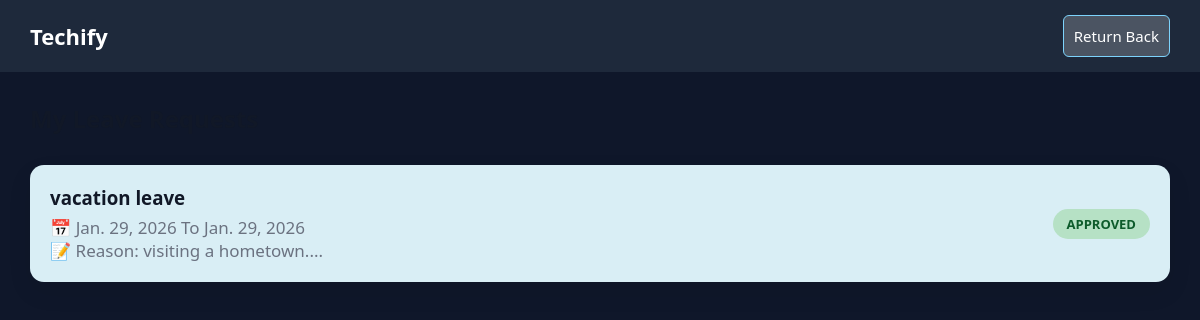
The app's page /leave/my-leaves (signed in) with its own data.
### leave/models.py (models this page shows, shortened)
class Leave(models.Model):
    user=models.ForeignKey(User,on_delete=models.CASCADE , related_name='leave')
    leave_type=models.CharField(max_length=70)
    start_date=models.DateField()
    end_date=models.DateField()
    reason=models.TextField()
    status=models.CharField(max_length=10,default='Pending')

### leave/views.py (the view)
# urls.py: path('my-leaves',my_leaves,name='my_leaves'),
@login_required
def my_leaves(request):
    leaves = Leave.objects.filter(user=request.user)
    return render(request, 'leave/view_leave.html', {'leaves': leaves})

### template/leave/view_leave.html (shortened to what this page needs)
<!DOCTYPE html>
{% load static %}
<html lang="en">
<head>
    <link rel="stylesheet" href="{% static 'css/view_leave.css' %}">
</head>
<body>
    <nav class="navbar">
        <div class="logo">Techify</div>
        <a href="{% url 'user_dashboard' %}" class="back-btn">Return Back</a>
    </nav>
    <h2 class="page-title">My Leave Requests</h2>
    <div class="leave-container">
        {% for leave in leaves %}
        <div class="leave-card">
            <div class="leave-info">
                <h3>{{leave.leave_type}}</h3>
                <p>📅 {{leave.start_date}} To {{leave.end_date}}</p>
                <p>📝 Reason: {{leave.reason}}</p>
            </div>
            <span class="status {{ leave.status|lower }}">{{leave.status|upper}}</span>
        </div>
        {% endfor %}
    </div>
</body>
</html>

### static/css/view_leave.css (style rules this page uses)
:root { --bg-color: #0f172a; --surface-color: #1e293b; --card-color: rgba(255, 255, 255, 0.08); --text-color: #e5e7eb; --muted-text: #94a3b8; --accent: #7dd3fc; --accent-2: #a78bfa; }
* { margin: 0; padding: 0; box-sizing: border-box; font-family: 'Segoe UI', sans-serif; }
body { background-color: var(--bg-color); }
.navbar { background-color: var(--surface-color); color: white; padding: 15px 30px; display: flex; justify-content: space-between; align-items: center; }
.logo { font-size: 22px; font-weight: bold; }
.back-btn { background: rgba(255, 255, 255, 0.2); padding: 10px; border-radius: 6px; color: white; text-decoration: none; font-size: 15px; border: 1px solid #7dd3fc; }
.page-title { margin: 30px; font-size: 24px; color: #111827; }
.leave-container { display: grid; grid-template-columns: repeat(auto-fit, minmax(320px, 1fr)); gap: 20px; padding: 0 30px 40px; }
.leave-card { background: rgb(217, 238, 245); padding: 20px; border-radius: 14px; display: flex; justify-content: space-between; align-items: center; box-shadow: 0 10px 25px rgba(0,0,0,0.08); transition: transform 0.2s ease; }
.leave-info h3 { margin-bottom: 6px; color: #111827; }
.leave-info p { font-size: 17px; color: #6b7280; font-weight: 500; }
.status { padding: 6px 14px; border-radius: 20px; font-size: 13px; font-weight: 600; }
.approved { background: #b6e1c5; color: #0d5b2b; }

### records on screen
Leave: leave_type "vacation leave", start_date "Jan. 29, 2026", end_date "Jan. 29, 2026", reason "visiting a hometown....", status "APPROVED"
